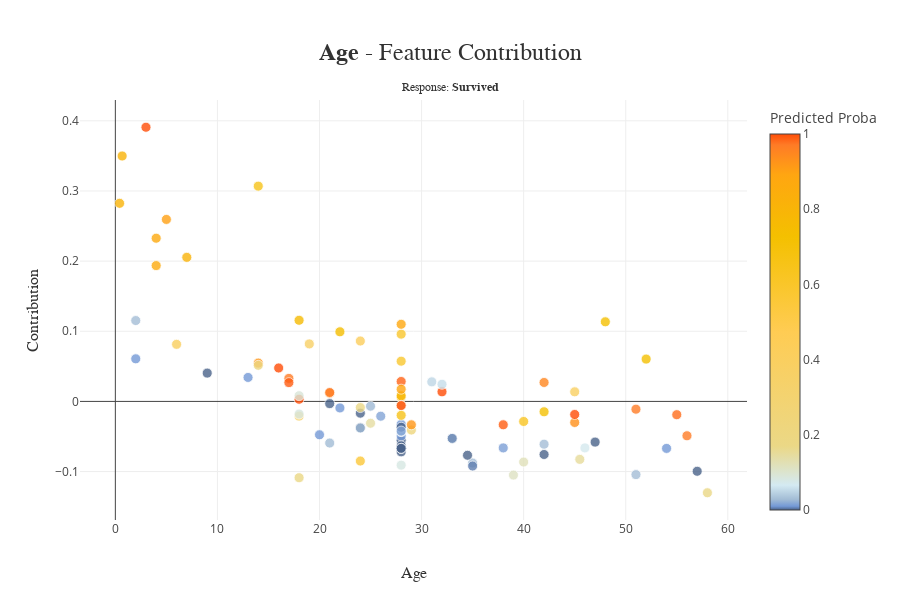

Notebook source saved alongside this figure:
### Code cell
xpl.plot.contribution_plot("age")
